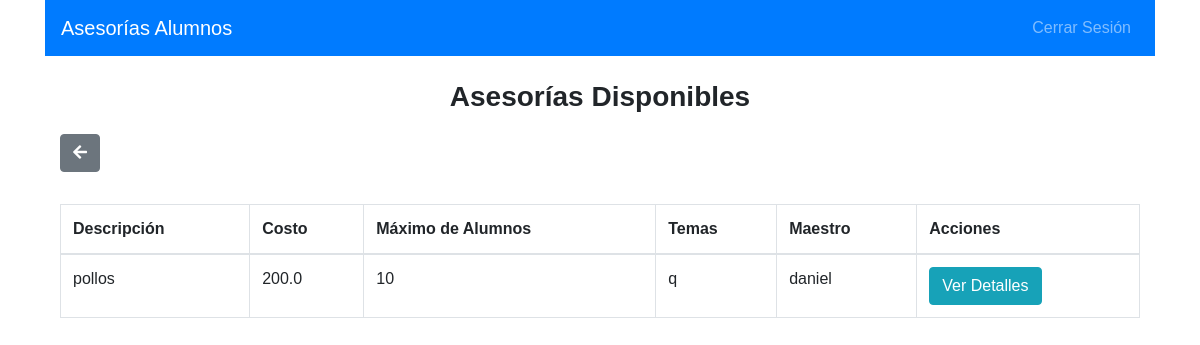
Page /dashboard_alumno (signed in) on the earlier database version.
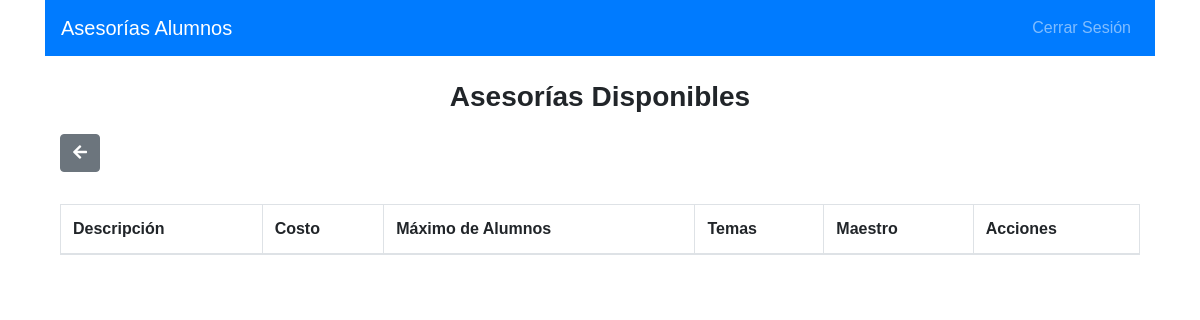
Same page on the later database version.
### ProyectoWeb/app.py (models this page shows)
class Asesoria(db.Model):
    id = db.Column(db.Integer, primary_key=True)
    descripcion = db.Column(db.String(200), nullable=False)
    costo = db.Column(db.Float, nullable=False)
    max_alumnos = db.Column(db.Integer, nullable=False)
    temas = db.Column(db.String(200), nullable=False)
    maestro_id = db.Column(db.Integer, db.ForeignKey('user.id'), nullable=False)
    alumnos = db.relationship('User', secondary=asesoria_alumno, back_populates='asesorias')

class User(UserMixin, db.Model):
    id = db.Column(db.Integer, primary_key=True)
    nombre = db.Column(db.String(100), nullable=False)
    email = db.Column(db.String(100), unique=True, nullable=False)
    password = db.Column(db.String(100), nullable=False)
    rol = db.Column(db.String(10), nullable=False)
    especializacion = db.Column(db.String(200), nullable=True)  # Nueva columna
    foto = db.Column(db.String(200), nullable=True)  # Nueva columna
    edad = db.Column(db.Integer, nullable=True)  # Nueva columna
    nivel = db.Column(db.String(50), nullable=True)  # Nueva columna
    asesorias = db.relationship('Asesoria', secondary=asesoria_alumno, back_populates='alumnos')

### ProyectoWeb/app.py (the view)
@app.route('/dashboard_alumno')
@login_required
def dashboard_alumno():
    asesorias = db.session.query(Asesoria, User).join(User, Asesoria.maestro_id == User.id).all()
    return render_template('dashboard_alumno.html', asesorias=asesorias)

### ProyectoWeb/app.py (called while the page is built)
@login_manager.user_loader
def load_user(user_id):
    return User.query.get(int(user_id))

### ProyectoWeb/templates/dashboard_alumno.html
{% extends 'base.html' %}
{% block content %}
<nav class="navbar navbar-expand-lg navbar-dark bg-primary">
    <a class="navbar-brand" href="#">Asesorías Alumnos</a>
    <div class="collapse navbar-collapse">
        <ul class="navbar-nav ml-auto">
            <li class="nav-item">
                <a class="nav-link" href="{{ url_for('logout') }}">Cerrar Sesión</a>
            </li>
        </ul>
    </div>
</nav>
<div class="container mt-4">
    <h2 class="text-center">Asesorías Disponibles</h2>
    <button class="btn btn-secondary mb-3" onclick="window.history.back()"><i class="fas fa-arrow-left"></i></button>
    <table class="table table-bordered mt-3">
        <thead>
            <tr>
                <th>Descripción</th>
                <th>Costo</th>
                <th>Máximo de Alumnos</th>
                <th>Temas</th>
                <th>Maestro</th>
                <th>Acciones</th>
            </tr>
        </thead>
        <tbody>
            {% for asesoria, maestro in asesorias %}
                <tr>
                    <td>{{ asesoria.descripcion }}</td>
                    <td>{{ asesoria.costo }}</td>
                    <td>{{ asesoria.max_alumnos }}</td>
                    <td>{{ asesoria.temas }}</td>
                    <td>{{ maestro.nombre }}</td>
                    <td>
                        <a href="{{ url_for('ver_asesoria', id=asesoria.id) }}" class="btn btn-info">Ver Detalles</a>
                    </td>
                </tr>
            {% endfor %}
        </tbody>
    </table>
</div>
{% endblock %}

### ProyectoWeb/templates/base.html (shortened to what this page needs)
<!DOCTYPE html>
<html lang="es">
<head>
    <link rel="stylesheet" href="https://stackpath.bootstrapcdn.com/bootstrap/4.5.2/css/bootstrap.min.css">
    <link rel="stylesheet" href="{{ url_for('static', filename='style.css') }}">
    <link rel="stylesheet" href="https://cdnjs.cloudflare.com/ajax/libs/font-awesome/5.15.3/css/all.min.css">
</head>
<body>
    <div class="container">
        {% block content %}{% endblock %}
    </div>
</body>
</html>

### ProyectoWeb/static/style.css (style rules this page uses)
body { margin: 0; padding: 0; height: 100vh; background: url('/static/Fondo1.jpeg') no-repeat center center fixed; background-size: cover; font-family: Arial, sans-serif; }
h2 { margin-bottom: 20px; font-size: 28px; font-weight: bold; }
button { background-color: white; color: #007BFF; border: none; padding: 12px; border-radius: 10px; cursor: pointer; font-weight: bold; }
.text-center { text-align: center; font-weight: bold; }

Differences in the rows shown:
removed Asesoria: descripcion "pollos", costo "200.0", max_alumnos "10", temas "q", nombre "daniel"
